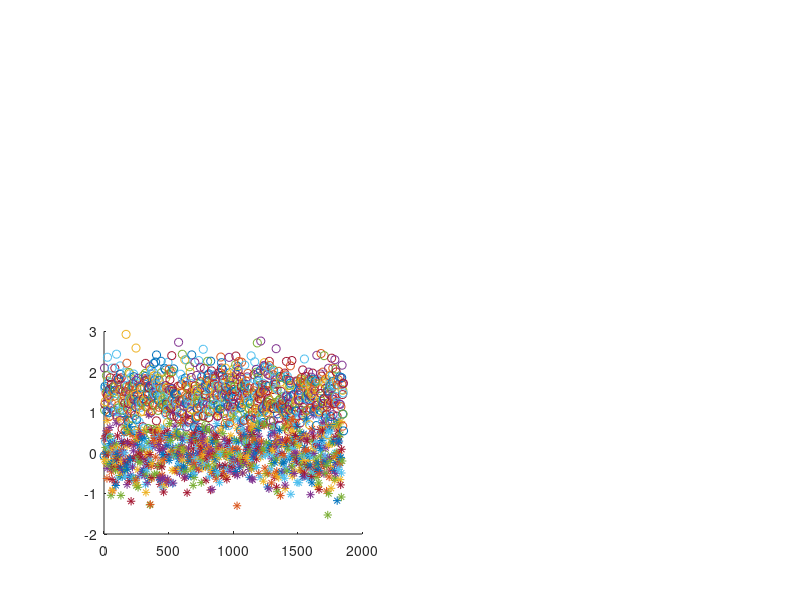

The MATLAB script that drew this image: (Note: this script raises an error after producing the figure.)
%dc0701_1.m 
% simulates a bandpass BASK signaling in Fig.7.2.1(coherent)
%Copyleft: Won Y. Yang, wyyang53@hanmail.net, CAU for academic use only
clear, clf
b=1; M=2^b;    % # of bits per symbol and modulation order
Tb=1; Ts=b*Tb; % Bit/Symbol time 
Ns=40;         % # of sample times in Ts
T=Ts/Ns; LB=4*Ns; LBN1=LB-Ns+1; % Sample time and Buffer size
Es=2; A=sqrt(Es); % Energy of signal waveform
% Bandpass ASK Waveform by Eq.(7.1.1)
wc=10*pi/Ts; wcT=wc*T; t=[0:Ns-1]*T; tt=[0:LB-1]*T;
ss=[0; 1]; su(1,:)=sqrt(2/Ts)*cos(wc*t); suT=su*T; % Eq.(7.1.2)
sw=[A*su(1,:); zeros(1,Ns)]; 
SNRdBs=[1:12]; MaxIter=10000; % Range of SNRbdB and # of iterations
for iter=1:length(SNRdBs) % Iteration for SNRdBs
   SNRbdB= SNRdBs(iter);  SNR=10^(SNRbdB/10);
   N0=2*(Es/b)/SNR;  sigma2=N0/2;  sgmsT=sqrt(sigma2/T);
   st=zeros(1,LB); y=zeros(1,LB); r=zeros(1,LB); yr=zeros(1,LB);
   nobe= 0; % Number of bit errors to be accumulated
   thrshld= sqrt(Es)/2; %+sigma)/2;
   for k=1:MaxIter
      i= ceil(rand*M); s=ss(i); % Signal index, Data bits to transmit
      for n=1:Ns  % Operation per symbol time
         st=[st(2:LB) sw(i,n)]; % Uncontaminated received signal
         yn= suT*st(LBN1:LB)'; % Correlator output with no noise
         y=[y(:,2:LB) yn]; % Correlator outputs with no noise
         wct=wcT*(n-1); 
         bp_noise= randn*cos(wct)-randn*sin(wct);
         r=[r(2:LB) sw(i,n)+sgmsT*bp_noise]; % Received signal
         yrn= suT*r(LBN1:LB)'; % Correlator output with noise
         yr=[yr(:,2:LB) yrn]; % Correlator output - DTR input
      end
      %Detector(DTR)
      if iter==10
        subplot(223), hold on
        if s==0, plot(k,yrn(1),'o');  else plot(k,yrn(1),'*'); end      
      end
      d= (yrn(1)<thrshld); % Detected data bits
      nobe = nobe+(s~=d); % Number of bit errors in a detected symbol
      if nobe>100; break; end
   end
   pobe(iter)= nobe/(k*b);
end   
SNRdBt=0:0.1:12;   SNRt=10.^(SNRdBt/10);
poe_on_theory= Q(sqrt(SNRt/4));  %Eq.(7.1.14)
subplot(224)
semilogy(SNRdBt, poe_on_theory, 'k-', SNRdBs, pobe, 'b*')
title('Error Probability for bandpass ASK Signaling')
subplot(221), plot(tt,st,'k-', tt,r,'b:')
title('Received signal r(t)')
subplot(222), plot(tt,y(1,:),'k-', tt,yr(1,:),'b:')
hold on, plot([1:4]*Tb-T,yr([1:4]*Ns),'+')
title('Output of correlator 1')
